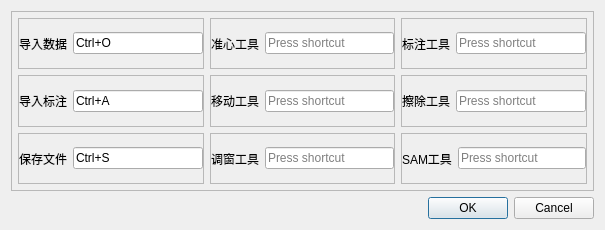
<?xml version="1.0" encoding="UTF-8"?>
<ui version="4.0">
 <class>Dialog</class>
 <widget class="QDialog" name="Dialog">
  <property name="geometry">
   <rect>
    <x>0</x>
    <y>0</y>
    <width>605</width>
    <height>230</height>
   </rect>
  </property>
  <property name="windowTitle">
   <string>Dialog</string>
  </property>
  <layout class="QVBoxLayout" name="verticalLayout">
   <item>
    <widget class="QFrame" name="frame_10">
     <property name="frameShape">
      <enum>QFrame::Shape::StyledPanel</enum>
     </property>
     <property name="frameShadow">
      <enum>QFrame::Shadow::Raised</enum>
     </property>
     <layout class="QGridLayout" name="gridLayout">
      <property name="leftMargin">
       <number>6</number>
      </property>
      <property name="topMargin">
       <number>6</number>
      </property>
      <property name="rightMargin">
       <number>6</number>
      </property>
      <property name="bottomMargin">
       <number>6</number>
      </property>
      <item row="0" column="0">
       <widget class="QFrame" name="frame">
        <property name="frameShape">
         <enum>QFrame::Shape::StyledPanel</enum>
        </property>
        <property name="frameShadow">
         <enum>QFrame::Shadow::Raised</enum>
        </property>
        <layout class="QHBoxLayout" name="horizontalLayout">
         <property name="spacing">
          <number>6</number>
         </property>
         <property name="leftMargin">
          <number>0</number>
         </property>
         <property name="topMargin">
          <number>0</number>
         </property>
         <property name="rightMargin">
          <number>0</number>
         </property>
         <property name="bottomMargin">
          <number>0</number>
         </property>
         <item>
          <widget class="QLabel" name="label">
           <property name="text">
            <string>导入数据</string>
           </property>
          </widget>
         </item>
         <item>
          <widget class="QKeySequenceEdit" name="load_Edit">
           <property name="keySequence">
            <string>Ctrl+O</string>
           </property>
          </widget>
         </item>
        </layout>
       </widget>
      </item>
      <item row="0" column="1">
       <widget class="QFrame" name="frame_6">
        <property name="frameShape">
         <enum>QFrame::Shape::StyledPanel</enum>
        </property>
        <property name="frameShadow">
         <enum>QFrame::Shadow::Raised</enum>
        </property>
        <layout class="QHBoxLayout" name="horizontalLayout_6">
         <property name="spacing">
          <number>6</number>
         </property>
         <property name="leftMargin">
          <number>0</number>
         </property>
         <property name="topMargin">
          <number>0</number>
         </property>
         <property name="rightMargin">
          <number>0</number>
         </property>
         <property name="bottomMargin">
          <number>0</number>
         </property>
         <item>
          <widget class="QLabel" name="label_6">
           <property name="text">
            <string>准心工具</string>
           </property>
          </widget>
         </item>
         <item>
          <widget class="QKeySequenceEdit" name="aim_edit"/>
         </item>
        </layout>
       </widget>
      </item>
      <item row="0" column="2">
       <widget class="QFrame" name="frame_9">
        <property name="frameShape">
         <enum>QFrame::Shape::StyledPanel</enum>
        </property>
        <property name="frameShadow">
         <enum>QFrame::Shadow::Raised</enum>
        </property>
        <layout class="QHBoxLayout" name="horizontalLayout_9">
         <property name="spacing">
          <number>6</number>
         </property>
         <property name="leftMargin">
          <number>0</number>
         </property>
         <property name="topMargin">
          <number>0</number>
         </property>
         <property name="rightMargin">
          <number>0</number>
         </property>
         <property name="bottomMargin">
          <number>0</number>
         </property>
         <item>
          <widget class="QLabel" name="label_9">
           <property name="text">
            <string>标注工具</string>
           </property>
          </widget>
         </item>
         <item>
          <widget class="QKeySequenceEdit" name="paint_Edit"/>
         </item>
        </layout>
       </widget>
      </item>
      <item row="1" column="0">
       <widget class="QFrame" name="frame_2">
        <property name="frameShape">
         <enum>QFrame::Shape::StyledPanel</enum>
        </property>
        <property name="frameShadow">
         <enum>QFrame::Shadow::Raised</enum>
        </property>
        <layout class="QHBoxLayout" name="horizontalLayout_2">
         <property name="spacing">
          <number>6</number>
         </property>
         <property name="leftMargin">
          <number>0</number>
         </property>
         <property name="topMargin">
          <number>0</number>
         </property>
         <property name="rightMargin">
          <number>0</number>
         </property>
         <property name="bottomMargin">
          <number>0</number>
         </property>
         <item>
          <widget class="QLabel" name="label_2">
           <property name="text">
            <string>导入标注</string>
           </property>
          </widget>
         </item>
         <item>
          <widget class="QKeySequenceEdit" name="add_Edit">
           <property name="keySequence">
            <string>Ctrl+A</string>
           </property>
          </widget>
         </item>
        </layout>
       </widget>
      </item>
      <item row="1" column="1">
       <widget class="QFrame" name="frame_5">
        <property name="frameShape">
         <enum>QFrame::Shape::StyledPanel</enum>
        </property>
        <property name="frameShadow">
         <enum>QFrame::Shadow::Raised</enum>
        </property>
        <layout class="QHBoxLayout" name="horizontalLayout_5">
         <property name="spacing">
          <number>6</number>
         </property>
         <property name="leftMargin">
          <number>0</number>
         </property>
         <property name="topMargin">
          <number>0</number>
         </property>
         <property name="rightMargin">
          <number>0</number>
         </property>
         <property name="bottomMargin">
          <number>0</number>
         </property>
         <item>
          <widget class="QLabel" name="label_5">
           <property name="text">
            <string>移动工具</string>
           </property>
          </widget>
         </item>
         <item>
          <widget class="QKeySequenceEdit" name="move_Edit"/>
         </item>
        </layout>
       </widget>
      </item>
      <item row="1" column="2">
       <widget class="QFrame" name="frame_8">
        <property name="frameShape">
         <enum>QFrame::Shape::StyledPanel</enum>
        </property>
        <property name="frameShadow">
         <enum>QFrame::Shadow::Raised</enum>
        </property>
        <layout class="QHBoxLayout" name="horizontalLayout_8">
         <property name="spacing">
          <number>6</number>
         </property>
         <property name="leftMargin">
          <number>0</number>
         </property>
         <property name="topMargin">
          <number>0</number>
         </property>
         <property name="rightMargin">
          <number>0</number>
         </property>
         <property name="bottomMargin">
          <number>0</number>
         </property>
         <item>
          <widget class="QLabel" name="label_8">
           <property name="text">
            <string>擦除工具</string>
           </property>
          </widget>
         </item>
         <item>
          <widget class="QKeySequenceEdit" name="eraser_Edit"/>
         </item>
        </layout>
       </widget>
      </item>
      <item row="2" column="0">
       <widget class="QFrame" name="frame_3">
        <property name="frameShape">
         <enum>QFrame::Shape::StyledPanel</enum>
        </property>
        <property name="frameShadow">
         <enum>QFrame::Shadow::Raised</enum>
        </property>
        <layout class="QHBoxLayout" name="horizontalLayout_3">
         <property name="spacing">
          <number>6</number>
         </property>
         <property name="leftMargin">
          <number>0</number>
         </property>
         <property name="topMargin">
          <number>0</number>
         </property>
         <property name="rightMargin">
          <number>0</number>
         </property>
         <property name="bottomMargin">
          <number>0</number>
         </property>
         <item>
          <widget class="QLabel" name="label_3">
           <property name="text">
            <string>保存文件</string>
           </property>
          </widget>
         </item>
         <item>
          <widget class="QKeySequenceEdit" name="save_Edit">
           <property name="keySequence">
            <string>Ctrl+S</string>
           </property>
          </widget>
         </item>
        </layout>
       </widget>
      </item>
      <item row="2" column="1">
       <widget class="QFrame" name="frame_4">
        <property name="frameShape">
         <enum>QFrame::Shape::StyledPanel</enum>
        </property>
        <property name="frameShadow">
         <enum>QFrame::Shadow::Raised</enum>
        </property>
        <layout class="QHBoxLayout" name="horizontalLayout_4">
         <property name="spacing">
          <number>6</number>
         </property>
         <property name="leftMargin">
          <number>0</number>
         </property>
         <property name="topMargin">
          <number>0</number>
         </property>
         <property name="rightMargin">
          <number>0</number>
         </property>
         <property name="bottomMargin">
          <number>0</number>
         </property>
         <item>
          <widget class="QLabel" name="label_4">
           <property name="text">
            <string>调窗工具</string>
           </property>
          </widget>
         </item>
         <item>
          <widget class="QKeySequenceEdit" name="win_Edit"/>
         </item>
        </layout>
       </widget>
      </item>
      <item row="2" column="2">
       <widget class="QFrame" name="frame_7">
        <property name="frameShape">
         <enum>QFrame::Shape::StyledPanel</enum>
        </property>
        <property name="frameShadow">
         <enum>QFrame::Shadow::Raised</enum>
        </property>
        <layout class="QHBoxLayout" name="horizontalLayout_7">
         <property name="spacing">
          <number>6</number>
         </property>
         <property name="leftMargin">
          <number>0</number>
         </property>
         <property name="topMargin">
          <number>0</number>
         </property>
         <property name="rightMargin">
          <number>0</number>
         </property>
         <property name="bottomMargin">
          <number>0</number>
         </property>
         <item>
          <widget class="QLabel" name="label_7">
           <property name="text">
            <string>SAM工具</string>
           </property>
          </widget>
         </item>
         <item>
          <widget class="QKeySequenceEdit" name="SAM_Edit"/>
         </item>
        </layout>
       </widget>
      </item>
     </layout>
    </widget>
   </item>
   <item>
    <widget class="QDialogButtonBox" name="buttonBox">
     <property name="orientation">
      <enum>Qt::Orientation::Horizontal</enum>
     </property>
     <property name="standardButtons">
      <set>QDialogButtonBox::StandardButton::Cancel|QDialogButtonBox::StandardButton::Ok</set>
     </property>
    </widget>
   </item>
  </layout>
 </widget>
 <resources/>
 <connections>
  <connection>
   <sender>buttonBox</sender>
   <signal>accepted()</signal>
   <receiver>Dialog</receiver>
   <slot>accept()</slot>
   <hints>
    <hint type="sourcelabel">
     <x>248</x>
     <y>254</y>
    </hint>
    <hint type="destinationlabel">
     <x>157</x>
     <y>274</y>
    </hint>
   </hints>
  </connection>
  <connection>
   <sender>buttonBox</sender>
   <signal>rejected()</signal>
   <receiver>Dialog</receiver>
   <slot>reject()</slot>
   <hints>
    <hint type="sourcelabel">
     <x>316</x>
     <y>260</y>
    </hint>
    <hint type="destinationlabel">
     <x>286</x>
     <y>274</y>
    </hint>
   </hints>
  </connection>
 </connections>
</ui>
